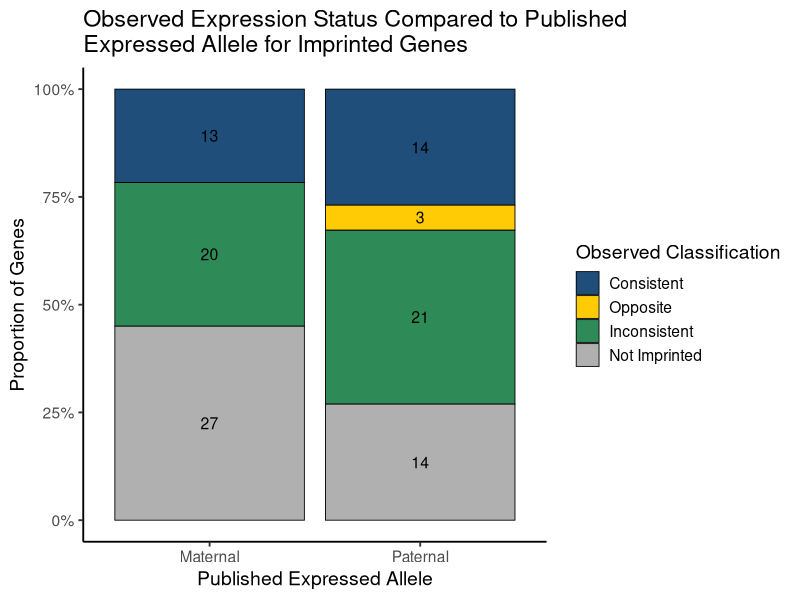
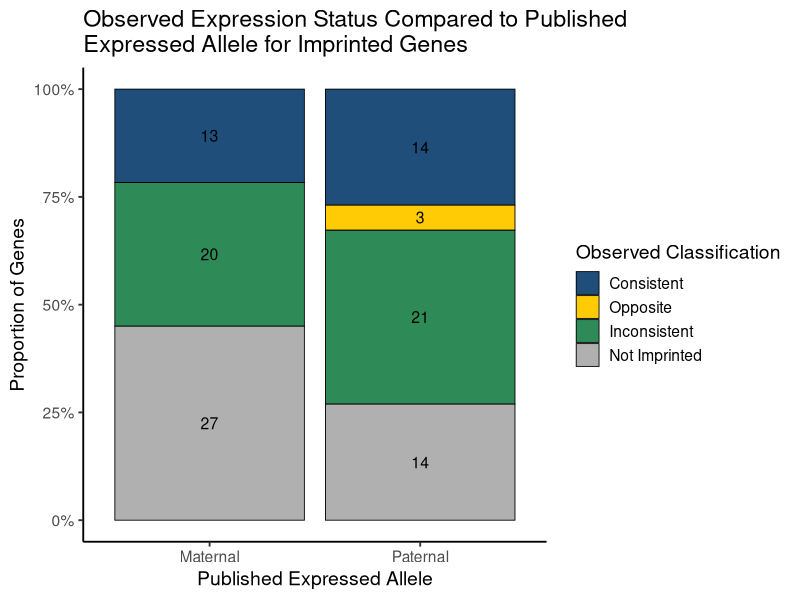

Reproduce these figures in R, in order.
##############################################################################
# Stacked barplot: observed imprinting consistency vs published expressed allele
##############################################################################

library(tidyverse)

setwd("/Users/kyleeduczyminski/Documents/Iwase-Lab/Kylee-Project")

imprinting_data <- read_csv(
  "data/processed/HIP_RNA-AlSp_parentalASE_imprinting_analysis.csv",
  show_col_types = FALSE
)

ordered_samples <- c(
  "WT_M1", "WT_M2", "WT_M3",
  "WT_F1", "WT_F2", "WT_F3",
  "HT_F1", "HT_F2", "HT_F3",
  "KO_M1", "KO_M2", "KO_M3"
)

ordered_aer_columns <- paste0(ordered_samples, "_AER")

# Clean published expressed allele
imprinting_data <- imprinting_data %>%
  mutate(
    Expressed_Allele = str_trim(Expressed_Allele),
    Expressed_Allele = case_when(
      Expressed_Allele %in% c("Maternal", "maternal", "Maternally Expressed") ~ "Maternal",
      Expressed_Allele %in% c("Paternal", "paternal", "Paternally Expressed") ~ "Paternal",
      TRUE ~ Expressed_Allele
    )
  )

# Function: convert AER into observed expressed allele
classify_observed_expression <- function(x) {
  case_when(
    is.na(x) ~ NA_character_,
    x >= 0.7 ~ "Maternal",
    x <= -0.7 ~ "Paternal",
    TRUE ~ "Not Imprinted"
  )
}

# Long format: one row per gene per mouse sample
long_data <- imprinting_data %>%
  select(Gene_Name, Expressed_Allele, all_of(ordered_aer_columns)) %>%
  pivot_longer(
    cols = all_of(ordered_aer_columns),
    names_to = "Sample",
    values_to = "AER"
  ) %>%
  mutate(
    Sample = str_remove(Sample, "_AER"),
    Observed_Expressed_Allele = classify_observed_expression(AER)
  )

# Classify each gene as Consistent, Opposite, Inconsistent, or Not Imprinted
gene_classification <- long_data %>%
  group_by(Gene_Name, Expressed_Allele) %>%
  summarize(
    n_maternal = sum(Observed_Expressed_Allele == "Maternal", na.rm = TRUE),
    n_paternal = sum(Observed_Expressed_Allele == "Paternal", na.rm = TRUE),
    n_not_imprinted = sum(Observed_Expressed_Allele == "Not Imprinted", na.rm = TRUE),
    n_imprinted = n_maternal + n_paternal,
    .groups = "drop"
  ) %>%
  mutate(
    Classification = case_when(
      n_imprinted == 0 ~ "Not Imprinted",
      
      # Fix to all 12 mice are consistent with published allele
      Expressed_Allele == "Maternal" & n_maternal == 12 ~ "Consistent",
      Expressed_Allele == "Paternal" & n_paternal == 12 ~ "Consistent",
      
      # Fix to all 12 mice are opposite to published allele
      Expressed_Allele == "Maternal" & n_paternal == 12 ~ "Opposite",
      Expressed_Allele == "Paternal" & n_maternal == 12 ~ "Opposite",
      
      # If there's a mix of maternal and paternal expression, or a mix of imprinted and not imprinted calls, classify as inconsistent
      (n_maternal > 0 & n_paternal > 0) | 
        (n_imprinted > 0 & n_not_imprinted > 0) ~ "Inconsistent",
      
      TRUE ~ "Inconsistent"
    )
  )

# Summarize for stacked barplot
barplot_data <- gene_classification %>%
  count(Expressed_Allele, Classification) %>%
  group_by(Expressed_Allele) %>%
  mutate(
    Proportion = n / sum(n)
  ) %>%
  ungroup() %>%
  mutate(
    Classification = factor(
      Classification,
      levels = c("Consistent", "Opposite", "Inconsistent", "Not Imprinted")
    ),
    Expressed_Allele = factor(
      Expressed_Allele,
      levels = c("Maternal", "Paternal")
    )
  )

# Plot stacked barplot
stacked_barplot <- ggplot(
  barplot_data,
  aes(x = Expressed_Allele, y = Proportion, fill = Classification)
) +
  geom_col(color = "black", linewidth = 0.3) +
  geom_text(
    aes(label = n),
    position = position_stack(vjust = 0.5),
    size = 4
  ) +
  scale_y_continuous(
    labels = scales::percent_format(),
    limits = c(0, 1)
  ) +
  scale_fill_manual(
    values = c(
      "Consistent" = "#1E4E79",
      "Opposite" = "#FFCB05",
      "Inconsistent" = "#2E8B57",
      "Not Imprinted" = "#B0B0B0"
    )
  ) +
  labs(
    title = "Observed Expression Status Compared to Published\nExpressed Allele for Imprinted Genes",
    x = "Published Expressed Allele",
    y = "Proportion of Genes",
    fill = "Observed Classification"
  ) +
  theme_classic(base_size = 14)

stacked_barplot

ggsave(
  "figures/Stacked_Barplot_Imprinting_Classification.pdf",
  stacked_barplot,
  width = 9,
  height = 5
)

##############################################################################
# Fisher's Exact Test
##############################################################################

# Collapse into matched vs mismatched/opposite only
fisher_data <- gene_classification %>%
  filter(Classification %in% c("Consistent", "Opposite")) %>%
  count(Expressed_Allele, Classification)

fisher_table <- fisher_data %>%
  pivot_wider(
    names_from = Classification,
    values_from = n,
    values_fill = 0
  ) %>%
  column_to_rownames("Expressed_Allele") %>%
  as.matrix()

fisher_table

fisher_result <- fisher.test(fisher_table)

fisher_result
